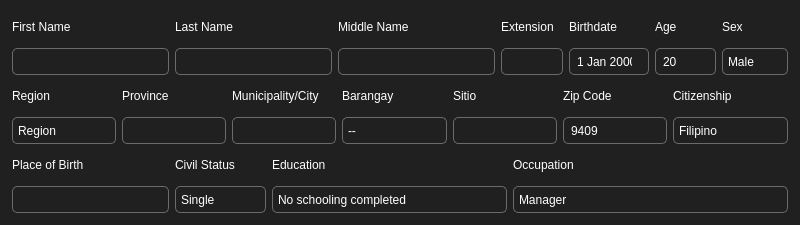
            <widget class="QWidget" name="add_widget" native="true">
             <property name="minimumSize">
              <size>
               <width>800</width>
               <height>225</height>
              </size>
             </property>
             <property name="styleSheet">
              <string notr="true">QWidget{
	color:white;
	background-color:#202020;
	border-radius:25px;
}
/* combo box*/
QComboBox{
	height:25px;
	border:1px solid #6A6B6C;
	border-radius:5px;
	padding-left:5px;
}
QComboBox:drop-down{
	border:0px;
}
QComboBox:down-arrow{
	image: url(:/newPrefix/main_res/down-arrow_white.png);
	width:12px;
}
QComboBox:hover{
	border:2px solid #6A6B6C;
	background-color:#3d3d3d;
}
QComboBox:focus{
	border:1px solid #8274FF;
}
QComboBox:on{
	border:1px solid #8274FF;
}
QComboBox QListView{
	font-size:9px;
	border:1px solid #8274FF;
	padding:5px;
	outline:none;
	border-radius:5px;
}
QComboBox QListView:item{
	padding-left:5px;
	background-color: #FFFFFF;
}
QComboBox QListView:item:hover{
	background-color: #202020;
}
QComboBox QScrollBar:vertical{
	width:12px;
	margin: 0px 0px 0px 0px;
	border:none;
	background:none;
	background-color: #202020;
}
QComboBox QScrollBar:handle:vertical {
	background-color: #8274FF;
	border-radius:5px;
	min-height:5px;
}
QComboBox QScrollBar::add-line:vertical,
QComboBox QScrollBar::sub-line:vertical,
QComboBox QScrollBar::up-arrow:vertical,
QComboBox QScrollBar::down-arrow:vertical,
QComboBox QScrollBar::add-page:vertical,
QComboBox QScrollBar::sub-page:vertical {
	background: none;
	height: 0px;
	width: 0px;
}
/* combo box*/
/*qline*/
QLineEdit{
	height:25px;
	border:1px solid #6A6B6C;
	border-radius:5px;
	padding-left:5px;
	max-width:150px;
}
QLineEdit:hover{
	border:2px solid #6A6B6C;
	background-color:#3d3d3d;
}
QLineEdit:focus{
	border:1px solid #8274FF
}
/*qline*/
/*qdate*/
QDateEdit{
	height:25px;
	border:1px solid #6A6B6C;
	border-radius:5px;
	padding-left:5px;
}
QDateEdit:hover{
	border:2px solid #6A6B6C;
	background-color:#3d3d3d;
}
QDateEdit:focus{
	border:1px solid #8274FF
}
QDateEdit::up-button, QDateEdit::down-button {
	width: 0px;
	height: 0px;
	border: none;
}
QDateEdit:drop-down{
	border:0px;
}
QDateEdit:down-arrow{
	image: url(:/icons/down-arrow_white.png);
	width:12px;
}
/*qdate*/
/*qspin*/
QSpinBox{
	height:25px;
	border:1px solid #6A6B6C;
	border-radius:5px;
	padding-left:5px;
}
QSpinBox:hover{
	border:2px solid #6A6B6C;
	background-color:#3d3d3d;
}
QSpinBox:focus{
	border:1px solid #8274FF
}
QSpinBox::up-button, QSpinBox::down-button {
	width: 0px;
	height: 0px;
	border: none;
}
/*qspin*/


</string>
             </property>
             <layout class="QGridLayout" name="gridLayout_2">
              <property name="leftMargin">
               <number>12</number>
              </property>
              <property name="topMargin">
               <number>12</number>
              </property>
              <property name="rightMargin">
               <number>12</number>
              </property>
              <property name="bottomMargin">
               <number>12</number>
              </property>
              <item row="0" column="0">
               <layout class="QHBoxLayout" name="horizontalLayout_6">
                <item>
                 <layout class="QVBoxLayout" name="verticalLayout_6">
                  <item>
                   <widget class="QLabel" name="label_4">
                    <property name="text">
                     <string>First Name</string>
                    </property>
                   </widget>
                  </item>
                  <item>
                   <widget class="QLineEdit" name="first_name">
                    <property name="inputMethodHints">
                     <set>Qt::ImhNone</set>
                    </property>
                   </widget>
                  </item>
                 </layout>
                </item>
                <item>
                 <layout class="QVBoxLayout" name="verticalLayout_7">
                  <item>
                   <widget class="QLabel" name="label_6">
                    <property name="text">
                     <string>Last Name</string>
                    </property>
                   </widget>
                  </item>
                  <item>
                   <widget class="QLineEdit" name="last_name">
                    <property name="minimumSize">
                     <size>
                      <width>40</width>
                      <height>0</height>
                     </size>
                    </property>
                   </widget>
                  </item>
                 </layout>
                </item>
                <item>
                 <layout class="QVBoxLayout" name="verticalLayout_8">
                  <item>
                   <widget class="QLabel" name="label_5">
                    <property name="text">
                     <string>Middle Name</string>
                    </property>
                   </widget>
                  </item>
                  <item>
                   <widget class="QLineEdit" name="middle_name"/>
                  </item>
                 </layout>
                </item>
                <item>
                 <layout class="QVBoxLayout" name="verticalLayout_9">
                  <item>
                   <widget class="QLabel" name="label_7">
                    <property name="text">
                     <string>Extension</string>
                    </property>
                   </widget>
                  </item>
                  <item>
                   <widget class="QComboBox" name="extension">
                    <item>
                     <property name="text">
                      <string/>
                     </property>
                    </item>
                    <item>
                     <property name="text">
                      <string>Jr.</string>
                     </property>
                    </item>
                    <item>
                     <property name="text">
                      <string>Sr.</string>
                     </property>
                    </item>
                    <item>
                     <property name="text">
                      <string>I</string>
                     </property>
                    </item>
                    <item>
                     <property name="text">
                      <string>II</string>
                     </property>
                    </item>
                    <item>
                     <property name="text">
                      <string>III</string>
                     </property>
                    </item>
                    <item>
                     <property name="text">
                      <string>IV</string>
                     </property>
                    </item>
                   </widget>
                  </item>
                 </layout>
                </item>
                <item>
                 <layout class="QVBoxLayout" name="verticalLayout_16">
                  <item>
                   <widget class="QLabel" name="label_13">
                    <property name="text">
                     <string>Birthdate</string>
                    </property>
                   </widget>
                  </item>
                  <item>
                   <widget class="QDateEdit" name="birthdate">
                    <property name="minimumSize">
                     <size>
                      <width>80</width>
                      <height>0</height>
                     </size>
                    </property>
                    <property name="inputMethodHints">
                     <set>Qt::ImhDate|Qt::ImhPreferNumbers</set>
                    </property>
                    <property name="alignment">
                     <set>Qt::AlignJustify|Qt::AlignVCenter</set>
                    </property>
                    <property name="calendarPopup">
                     <bool>true</bool>
                    </property>
                   </widget>
                  </item>
                 </layout>
                </item>
                <item>
                 <layout class="QVBoxLayout" name="verticalLayout_17">
                  <item>
                   <widget class="QLabel" name="label_14">
                    <property name="text">
                     <string>Age</string>
                    </property>
                   </widget>
                  </item>
                  <item>
                   <widget class="QSpinBox" name="age">
                    <property name="inputMethodHints">
                     <set>Qt::ImhDigitsOnly</set>
                    </property>
                    <property name="maximum">
                     <number>200</number>
                    </property>
                    <property name="value">
                     <number>20</number>
                    </property>
                   </widget>
                  </item>
                 </layout>
                </item>
                <item>
                 <layout class="QVBoxLayout" name="verticalLayout_18">
                  <item>
                   <widget class="QLabel" name="label_15">
                    <property name="text">
                     <string>Sex</string>
                    </property>
                   </widget>
                  </item>
                  <item>
                   <widget class="QComboBox" name="sex">
                    <property name="styleSheet">
                     <string notr="true"/>
                    </property>
                    <item>
                     <property name="text">
                      <string>Male</string>
                     </property>
                    </item>
                    <item>
                     <property name="text">
                      <string>Female</string>
                     </property>
                    </item>
                   </widget>
                  </item>
                 </layout>
                </item>
               </layout>
              </item>
              <item row="2" column="0">
               <layout class="QHBoxLayout" name="horizontalLayout_4">
                <item>
                 <layout class="QVBoxLayout" name="verticalLayout_15">
                  <item>
                   <widget class="QLabel" name="label_12">
                    <property name="text">
                     <string>Place of Birth</string>
                    </property>
                   </widget>
                  </item>
                  <item>
                   <widget class="QLineEdit" name="place_of_birth"/>
                  </item>
                 </layout>
                </item>
                <item>
                 <layout class="QVBoxLayout" name="verticalLayout_20">
                  <item>
                   <widget class="QLabel" name="label_17">
                    <property name="text">
                     <string>Civil Status</string>
                    </property>
                   </widget>
                  </item>
                  <item>
                   <widget class="QComboBox" name="civil_status">
                    <property name="currentText">
                     <string>Single</string>
                    </property>
                    <property name="placeholderText">
                     <string/>
                    </property>
                    <item>
                     <property name="text">
                      <string>Single</string>
                     </property>
                    </item>
                    <item>
                     <property name="text">
                      <string>Married</string>
                     </property>
                    </item>
                    <item>
                     <property name="text">
                      <string>Separated</string>
                     </property>
                    </item>
                    <item>
                     <property name="text">
                      <string>Widowed</string>
                     </property>
                    </item>
                   </widget>
                  </item>
                 </layout>
                </item>
                <item>
                 <layout class="QVBoxLayout" name="verticalLayout_22">
                  <item>
                   <widget class="QLabel" name="label_20">
                    <property name="text">
                     <string>Education</string>
                    </property>
                   </widget>
                  </item>
                  <item>
                   <widget class="QComboBox" name="education">
                    <item>
                     <property name="text">
                      <string>No schooling completed</string>
                     </property>
                    </item>
                    <item>
                     <property name="text">
                      <string>Early Childhood Education</string>
                     </property>
                    </item>
                    <item>
                     <property name="text">
                      <string>Primary Education</string>
                     </property>
                    </item>
                    <item>
                     <property name="text">
                      <string>Lower Secondary Education</string>
                     </property>
                    </item>
                    <item>
                     <property name="text">
                      <string>Upper Secondary Education</string>
                     </property>
                    </item>
                    <item>
                     <property name="text">
                      <string>Post-secondary non-tertiary education</string>
                     </property>
                    </item>
                    <item>
                     <property name="text">
                      <string>Short-cycle tertiary education</string>
                     </property>
                    </item>
                    <item>
                     <property name="text">
                      <string>Bachelor level education or equivalent</string>
                     </property>
                    </item>
                    <item>
                     <property name="text">
                      <string>Master level education or equivalent</string>
                     </property>
                    </item>
                    <item>
                     <property name="text">
                      <string>Doctoral level education or equivalent</string>
                     </property>
                    </item>
                   </widget>
                  </item>
                 </layout>
                </item>
                <item>
                 <layout class="QVBoxLayout" name="verticalLayout_5">
                  <item>
                   <widget class="QLabel" name="label_18">
                    <property name="text">
                     <string>Occupation</string>
                    </property>
                   </widget>
                  </item>
                  <item>
                   <widget class="QComboBox" name="occupation">
                    <property name="editable">
                     <bool>false</bool>
                    </property>
                    <property name="placeholderText">
                     <string/>
                    </property>
                    <item>
                     <property name="text">
                      <string>Manager</string>
                     </property>
                    </item>
                    <item>
                     <property name="text">
                      <string>Professional</string>
                     </property>
                    </item>
                    <item>
                     <property name="text">
                      <string>Technicians and associate professional</string>
                     </property>
                    </item>
                    <item>
                     <property name="text">
                      <string>Clerical support worker</string>
                     </property>
                    </item>
                    <item>
                     <property name="text">
                      <string>Service and sales worker</string>
                     </property>
                    </item>
                    <item>
                     <property name="text">
                      <string>Skilled agricultural, forestry and fishery worker</string>
                     </property>
                    </item>
                    <item>
                     <property name="text">
                      <string>Craft and related trades worker</string>
                     </property>
                    </item>
                    <item>
                     <property name="text">
                      <string>Plant and machine operators and assembler</string>
                     </property>
                    </item>
                    <item>
                     <property name="text">
                      <string>Elementary occupation</string>
                     </property>
                    </item>
                    <item>
                     <property name="text">
                      <string>Armed forces occupation</string>
                     </property>
                    </item>
                    <item>
                     <property name="text">
                      <string>Unemployed</string>
                     </property>
                    </item>
                   </widget>
                  </item>
                 </layout>
                </item>
               </layout>
              </item>
              <item row="1" column="0">
               <layout class="QHBoxLayout" name="horizontalLayout_5">
                <item>
                 <layout class="QVBoxLayout" name="verticalLayout_21">
                  <item>
                   <widget class="QLabel" name="label_21">
                    <property name="text">
                     <string>Region</string>
                    </property>
                   </widget>
                  </item>
                  <item>
                   <widget class="QComboBox" name="region">
                    <property name="editable">
                     <bool>false</bool>
                    </property>
                    <property name="placeholderText">
                     <string>Region</string>
                    </property>
                   </widget>
                  </item>
                 </layout>
                </item>
                <item>
                 <layout class="QVBoxLayout" name="verticalLayout_10">
                  <item>
                   <widget class="QLabel" name="label_11">
                    <property name="text">
                     <string>Province</string>
                    </property>
                   </widget>
                  </item>
                  <item>
                   <widget class="QComboBox" name="province"/>
                  </item>
                 </layout>
                </item>
                <item>
                 <layout class="QVBoxLayout" name="verticalLayout_11">
                  <item>
                   <widget class="QLabel" name="label_10">
                    <property name="text">
                     <string>Municipality/City</string>
                    </property>
                   </widget>
                  </item>
                  <item>
                   <widget class="QComboBox" name="city"/>
                  </item>
                 </layout>
                </item>
                <item>
                 <layout class="QVBoxLayout" name="verticalLayout_12">
                  <item>
                   <widget class="QLabel" name="label_9">
                    <property name="text">
                     <string>Barangay</string>
                    </property>
                   </widget>
                  </item>
                  <item>
                   <widget class="QComboBox" name="barangay">
                    <property name="placeholderText">
                     <string>--</string>
                    </property>
                   </widget>
                  </item>
                 </layout>
                </item>
                <item>
                 <layout class="QVBoxLayout" name="verticalLayout_13">
                  <item>
                   <widget class="QLabel" name="label_8">
                    <property name="text">
                     <string>Sitio</string>
                    </property>
                   </widget>
                  </item>
                  <item>
                   <widget class="QComboBox" name="sitio">
                    <property name="editable">
                     <bool>true</bool>
                    </property>
                    <item>
                     <property name="text">
                      <string/>
                     </property>
                    </item>
                    <item>
                     <property name="text">
                      <string>Ayunan</string>
                     </property>
                    </item>
                    <item>
                     <property name="text">
                      <string>Bajada</string>
                     </property>
                    </item>
                    <item>
                     <property name="text">
                      <string>Bugwak</string>
                     </property>
                    </item>
                    <item>
                     <property name="text">
                      <string>Gumamela</string>
                     </property>
                    </item>
                    <item>
                     <property name="text">
                      <string>Sampaguita</string>
                     </property>
                    </item>
                    <item>
                     <property name="text">
                      <string>San Francisco</string>
                     </property>
                    </item>
                    <item>
                     <property name="text">
                      <string>Tambukawon</string>
                     </property>
                    </item>
                   </widget>
                  </item>
                 </layout>
                </item>
                <item>
                 <layout class="QVBoxLayout" name="verticalLayout_14">
                  <item>
                   <widget class="QLabel" name="label_19">
                    <property name="text">
                     <string>Zip Code</string>
                    </property>
                   </widget>
                  </item>
                  <item>
                   <widget class="QSpinBox" name="zip_code">
                    <property name="maximum">
                     <number>999999</number>
                    </property>
                    <property name="value">
                     <number>9409</number>
                    </property>
                   </widget>
                  </item>
                 </layout>
                </item>
                <item>
                 <layout class="QVBoxLayout" name="verticalLayout_19">
                  <item>
                   <widget class="QLabel" name="label_16">
                    <property name="text">
                     <string>Citizenship</string>
                    </property>
                   </widget>
                  </item>
                  <item>
                   <widget class="QComboBox" name="citizenship">
                    <item>
                     <property name="text">
                      <string>Filipino</string>
                     </property>
                    </item>
                    <item>
                     <property name="text">
                      <string>Foreign National</string>
                     </property>
                    </item>
                    <item>
                     <property name="text">
                      <string>Dual Citizen</string>
                     </property>
                    </item>
                   </widget>
                  </item>
                 </layout>
                </item>
               </layout>
              </item>
             </layout>
            </widget>
